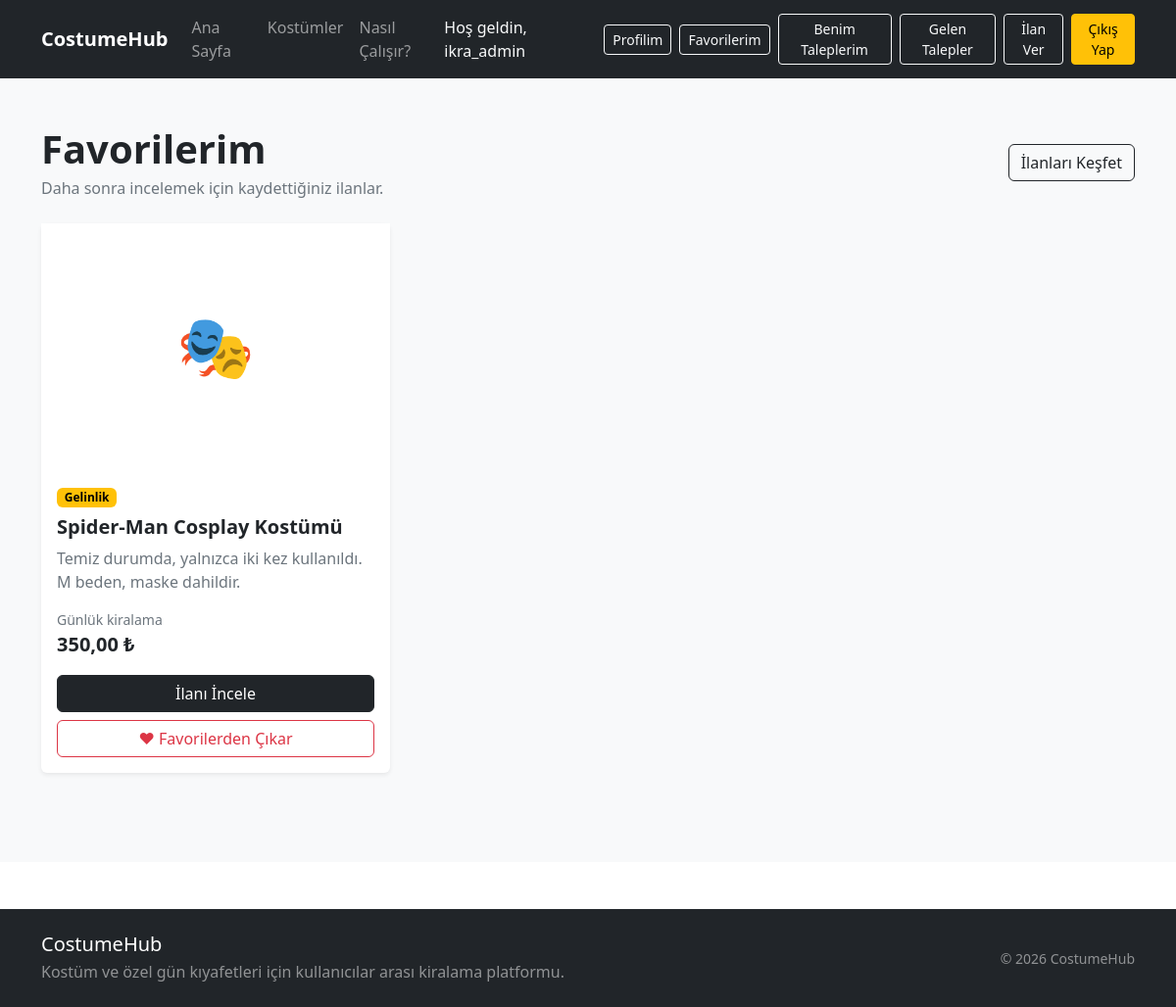
Screenshot of /favoriler/ (signed in) with the database file from the repository.
### favorites/models.py (models this page shows, shortened)
class Favori(models.Model):
    kullanici = models.ForeignKey(
        settings.AUTH_USER_MODEL,
        on_delete=models.CASCADE,
        related_name="favorileri",
    )
    ilan = models.ForeignKey(
        Ilan,
        on_delete=models.CASCADE,
        related_name="favoriye_ekleyenler",
    )
    olusturulma_tarihi = models.DateTimeField(
        auto_now_add=True,
    )
    class Meta:
        constraints = [
            models.UniqueConstraint(
                fields=[
                    "kullanici",
                    "ilan",
                ],
                name="benzersiz_kullanici_ilan_favorisi",
            )
        ]
        ordering = [
            "-olusturulma_tarihi",
        ]
        verbose_name = "Favori"
        verbose_name_plural = "Favoriler"

### products/models.py (models this page shows, shortened)
class Ilan(models.Model):
    BEDEN_SECENEKLERI = [
        ("XS", "XS"),
        ("S", "S"),
        ("M", "M"),
        ("L", "L"),
        ("XL", "XL"),
        ("XXL", "XXL"),
        ("STANDART", "Standart"),
    ]
    DURUM_SECENEKLERI = [
        ("TASLAK", "Taslak"),
        ("YAYINDA", "Yayında"),
        ("PASIF", "Pasif"),
    ]
    ilan_sahibi = models.ForeignKey(
        settings.AUTH_USER_MODEL,
        on_delete=models.CASCADE,
        related_name="ilanlar",
        verbose_name="İlan sahibi",
    )
    kategori = models.ForeignKey(
        Kategori,
        on_delete=models.PROTECT,
        related_name="ilanlar",
        verbose_name="Kategori",
    )
    baslik = models.CharField(
        max_length=150,
        verbose_name="İlan başlığı",
    )
    aciklama = models.TextField(
        max_length=2000,
        verbose_name="Açıklama",
    )
    fotograf = models.ImageField(
        upload_to="ilanlar/",
        blank=True,
        null=True,
        verbose_name="İlan fotoğrafı",
    )
    beden = models.CharField(
        max_length=20,
        choices=BEDEN_SECENEKLERI,
        verbose_name="Beden",
    )
    renk = models.CharField(
        max_length=50,
        verbose_name="Renk",
    )
    gunluk_fiyat = models.DecimalField(
        max_digits=10,
        decimal_places=2,
        verbose_name="Günlük kiralama ücreti",
    )
    depozito = models.DecimalField(
        max_digits=10,
        decimal_places=2,
        default=0,
        verbose_name="Depozito",
    )
    sehir = models.CharField(
        max_length=50,
        verbose_name="Şehir",
    )
    durum = models.CharField(
        max_length=20,
        choices=DURUM_SECENEKLERI,
        default="YAYINDA",
        verbose_name="İlan durumu",
    )
    mevcut_mu = models.BooleanField(
        default=True,
        verbose_name="Kiralamaya uygun mu?",
    )
    olusturulma_tarihi = models.DateTimeField(
        auto_now_add=True,
    )
    guncellenme_tarihi = models.DateTimeField(
        auto_now=True,
    )
    class Meta:
        verbose_name = "İlan"
        verbose_name_plural = "İlanlar"
        ordering = [
            "-olusturulma_tarihi",
        ]

class Kategori(models.Model):
    ad = models.CharField(
        max_length=100,
        verbose_name="Kategori adı",
    )
    slug = models.SlugField(
        max_length=120,
        verbose_name="URL adı",
    )
    ust_kategori = models.ForeignKey(
        "self",
        on_delete=models.PROTECT,
        null=True,
        blank=True,
        related_name="alt_kategoriler",
        verbose_name="Üst kategori",
    )
    aktif_mi = models.BooleanField(
        default=True,
        verbose_name="Aktif mi?",
    )
    sira = models.PositiveIntegerField(
        default=0,
        verbose_name="Sıra",
        help_text="Kategorilerin gösterim sırasını belirler.",
    )
    olusturulma_tarihi = models.DateTimeField(
        auto_now_add=True,
        verbose_name="Oluşturulma tarihi",
    )
    guncellenme_tarihi = models.DateTimeField(
        auto_now=True,
        verbose_name="Güncellenme tarihi",
    )
    class Meta:
        verbose_name = "Kategori"
        verbose_name_plural = "Kategoriler"
        ordering = [
            "sira",
            "ad",
        ]
        constraints = [
            models.UniqueConstraint(
                fields=[
                    "ad",
                ],
                condition=Q(ust_kategori__isnull=True),
                name="benzersiz_ana_kategori_adi",
            ),
            models.UniqueConstraint(
                fields=[
                    "slug",
                ],
                condition=Q(ust_kategori__isnull=True),
                name="benzersiz_ana_kategori_slug",
            ),
            models.UniqueConstraint(
                fields=[
                    "ust_kategori",
                    "ad",
                ],
                condition=Q(ust_kategori__isnull=False),
                name="benzersiz_alt_kategori_adi",
            ),
            models.UniqueConstraint(
                fields=[
                    "ust_kategori",
                    "slug",
                ],
                condition=Q(ust_kategori__isnull=False),
                name="benzersiz_alt_kategori_slug",
            ),
        ]

### favorites/views.py (the view)
@login_required
def favorilerim(request):
    favoriler = Favori.objects.filter(
        kullanici=request.user,
    ).select_related(
        "ilan",
        "ilan__kategori",
        "ilan__ilan_sahibi",
    )
    context = {
        "favoriler": favoriler,
    }
    return render(
        request,
        "favorites/favorilerim.html",
        context,
    )

### favorites/templates/favorites/favorilerim.html (shortened to what this page needs)
{% extends "base.html" %}
{% block content %}
<section class="py-5 bg-light min-vh-100">
    <div class="container">
        <div class="d-flex flex-wrap justify-content-between align-items-center gap-3 mb-4">
            <div>
                <h1 class="fw-bold mb-1">
                    Favorilerim
                </h1>
                <p class="text-secondary mb-0">
                    Daha sonra incelemek için kaydettiğiniz ilanlar.
                </p>
            </div>
            <a
                href="{% url 'products:ilan_listesi' %}"
                class="btn btn-outline-dark"
            >
                İlanları Keşfet
            </a>
        </div>
        {% if favoriler %}
            <div class="row g-4">
                {% for favori in favoriler %}
                    <div class="col-md-6 col-lg-4">
                        <div class="card h-100 border-0 shadow-sm">
                            {% if favori.ilan.fotograf %}
                                <img
                                    src="{{ favori.ilan.fotograf.url }}"
                                    class="card-img-top"
                                    alt="{{ favori.ilan.baslik }}"
                                    style="height: 250px; object-fit: cover;"
                                >
                            {% else %}
                                <div
                                    class="d-flex align-items-center justify-content-center bg-white"
                                    style="height: 250px;"
                                >
                                    <span class="display-3">
                                        🎭
                                    </span>
                                </div>
                            {% endif %}
                            <div class="card-body d-flex flex-column">
                                <div class="mb-2">
                                    <span class="badge text-bg-warning">
                                        {{ favori.ilan.kategori.ad }}
                                    </span>
                                </div>
                                <h2 class="h5 fw-bold">
                                    {{ favori.ilan.baslik }}
                                </h2>
                                <p class="text-secondary flex-grow-1">
                                    {{ favori.ilan.aciklama|truncatechars:100 }}
                                </p>
                                <div class="mb-3">
                                    <div class="small text-secondary">
                                        Günlük kiralama
                                    </div>
                                    <div class="fw-bold fs-5">
                                        {{ favori.ilan.gunluk_fiyat }} ₺
                                    </div>
                                </div>
                                <div class="d-grid gap-2">
                                    <a
                                        href="{% url 'products:ilan_detay' favori.ilan.id %}"
                                        class="btn btn-dark"
                                    >
                                        İlanı İncele
                                    </a>
                                    <form
                                        method="post"
                                        action="{% url 'favorites:favori_degistir' favori.ilan.id %}"
                                    >
                                        <button
                                            type="submit"
                                            class="btn btn-outline-danger w-100"
                                        >
                                            ♥ Favorilerden Çıkar
                                        </button>
                                    </form>
                                </div>
                            </div>
                        </div>
                    </div>
                {% endfor %}
            </div>
        {% endif %}
    </div>
</section>
{% endblock %}

### templates/partials/navbar.html (shortened to what this page needs)
<nav class="navbar navbar-expand-lg navbar-dark bg-dark">
    <div class="container">
        <a class="navbar-brand fw-bold" href="{% url 'products:home' %}">
            CostumeHub
        </a>
        <div class="collapse navbar-collapse" id="anaMenu">
            <ul class="navbar-nav me-auto mb-2 mb-lg-0">
                <li class="nav-item">
                    <a
                        class="nav-link"
                        href="{% url 'products:home' %}"
                    >
                        Ana Sayfa
                    </a>
                </li>
                <li class="nav-item">
                    <a
                        class="nav-link"
                        href="{% url 'products:ilan_listesi' %}"
                    >
                        Kostümler
                    </a>
                </li>
                <li class="nav-item">
                    <a
                        class="nav-link"
                        href="{% url 'products:home' %}#nasil-calisir"
                    >
                        Nasıl Çalışır?
                    </a>
                </li>
            </ul>
            <div class="d-flex align-items-center gap-2">
                {% if user.is_authenticated %}
                    <span class="navbar-text text-light me-2">
                        Hoş geldin, {{ user.username }}
                    </span>
                    <a
                        href="{% url 'accounts:profil' %}"
                        class="btn btn-outline-light btn-sm"
                    >
                        Profilim
                    </a>
                    <a
    href="{% url 'favorites:favorilerim' %}"
    class="btn btn-outline-light btn-sm"
>
    Favorilerim
</a>
                    <a
                        href="{% url 'rentals:benim_kiralama_taleplerim' %}"
                        class="btn btn-outline-light btn-sm"
                    >
                        Benim Taleplerim
                    </a>
                    <a
                        href="{% url 'rentals:gelen_kiralama_talepleri' %}"
                        class="btn btn-outline-light btn-sm"
                    >
                        Gelen Talepler
                    </a>
                    <a
                        href="{% url 'products:ilan_olustur' %}"
                        class="btn btn-outline-light btn-sm"
                    >
                        İlan Ver
                    </a>
                    <form
                        method="POST"
                        action="{% url 'accounts:cikis' %}"
                        class="d-inline"
                    >
                        <button
                            type="submit"
                            class="btn btn-warning btn-sm"
                        >
                            Çıkış Yap
                        </button>
                    </form>
                {% endif %}
            </div>
        </div>
    </div>
</nav>

### static/css/style.css (style rules this page uses)
body { background-color: #ffffff; color: #212529; }
.card { transition: transform 0.2s ease, box-shadow 0.2s ease; }

### rows the page displays
Favori: ilan.kategori.ad "Gelinlik", ilan.baslik "Spider-Man Cosplay Kostümü", ilan.aciklama "Temiz durumda, yalnızca iki kez kullanıldı. M beden, maske dahildir.", ilan.gunluk_fiyat "350,00"

### other values shown
{{ user.username }} "ikra_admin"
